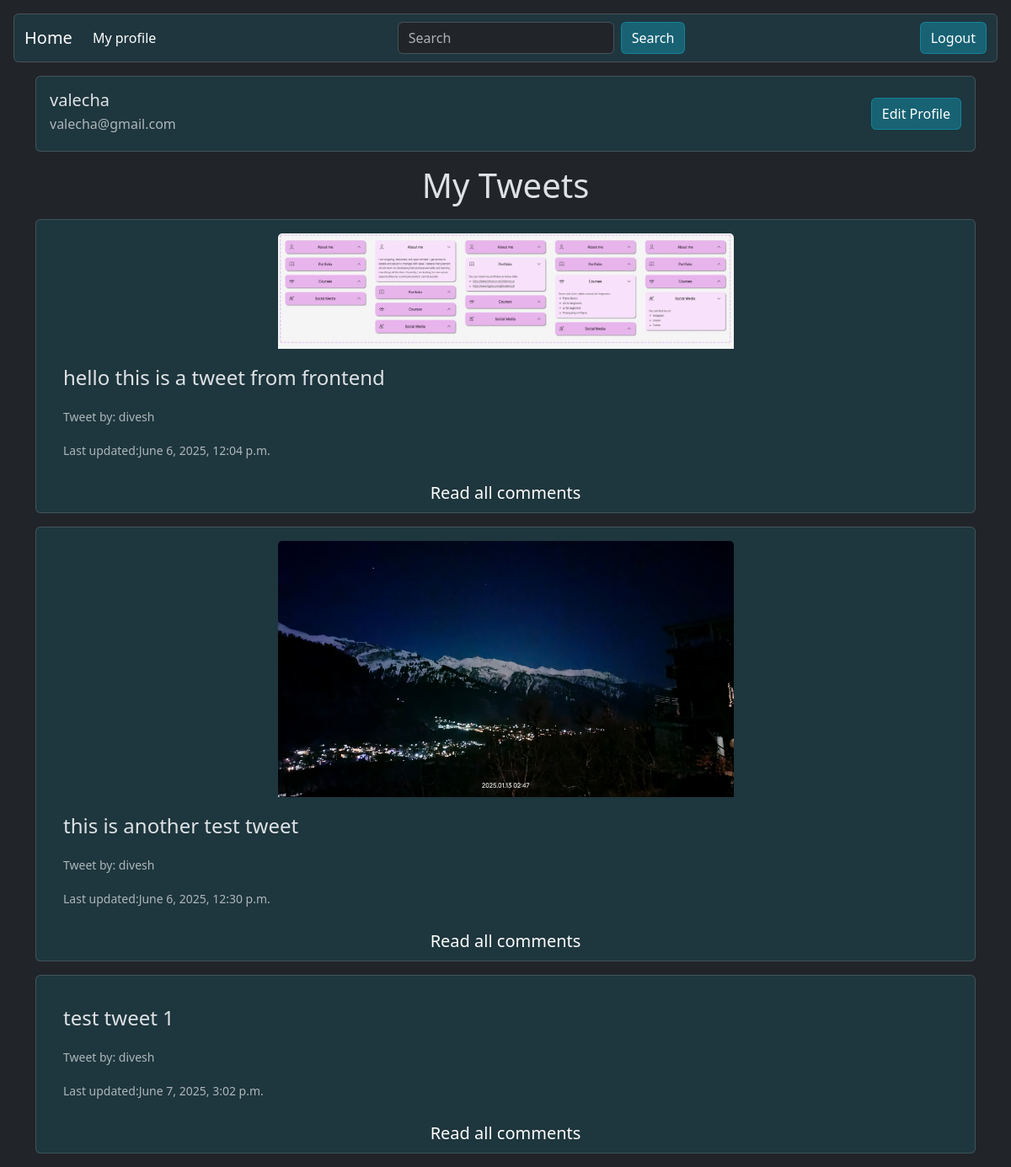
Before: /tweet/profile/valecha (signed in) with the older database file.
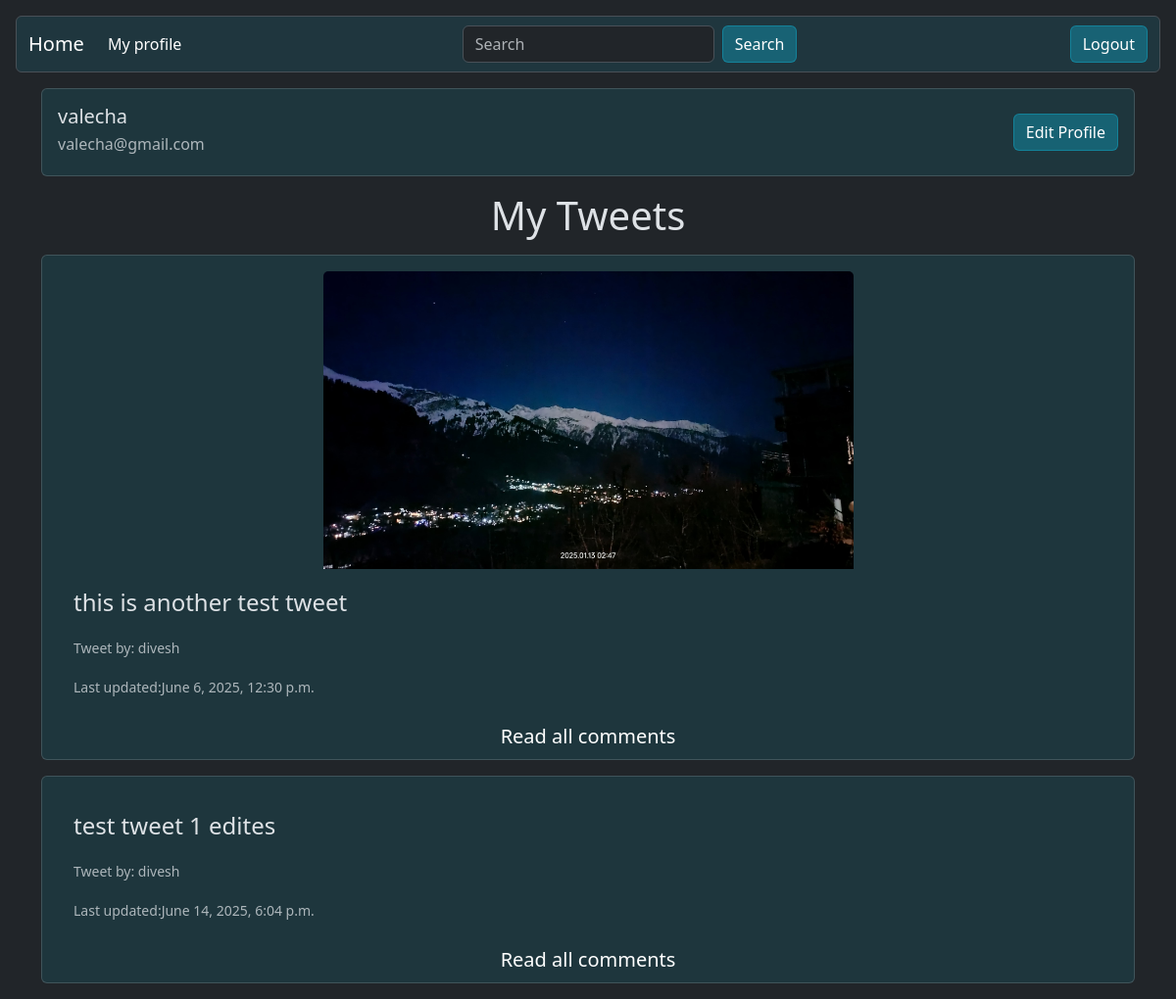
After: the same page with the newer database file.
### tweet/models.py (models this page shows, shortened)
class Tweet(models.Model):
    user = models.ForeignKey(User, on_delete = models.CASCADE)
    text = models.TextField(max_length=244)
    photo = models.ImageField(upload_to='photos/', blank=True, null= True)
    created_at = models.DateTimeField(auto_now_add=True)
    updated_at = models.DateTimeField(auto_now=True)

### tweet/views.py (the view)
# urls.py: path('profile/<str:username>', views.profile_view, name='profile_detail'),
def profile_view(request, username):
    user = get_object_or_404(User, username = username)
    results = Tweet.objects.filter(user = request.user)
    return render(request, 'profile_detail.html', {'user': user,
                                                   'tweets': results})

### tweet/templates/profile_detail.html (shortened to what this page needs)
{% extends "layout.html" %}
{% block content %}
<div class="card mx-auto bg-opacity-10 bg-info p-3">
    <div class="d-flex align-items-center gap-5 justify-content-between">
        <div class="d-flex align-items-center gap-5">
          <div>
            <h5 class="mb-1">{{user.username}}</h5>
            <p class="mb-1 text-muted">{{user.email}}</p>
          </div>
        </div>
        <a href="{% url "profile_edit" %}" class = "btn rounded text-white" style="background-color: rgba(13, 202, 240, 0.3); border: 1px solid rgba(13, 202, 240, 0.3);" >Edit Profile</a>
    </div>
</div>
<h1 class = "text-center my-3">My Tweets</h1>
{% for tweet in tweets %}
<div class="card mb-3 bg-info bg-opacity-10 p-3 pb-0 position-relative">
      {% if tweet.photo %}
      <img src="{{tweet.photo.url}}" class="card-img-top w-50 mx-auto d-block" alt="...">
      {% endif %}
    <div class="card-body">
        <p class="card-text fs-4">{{tweet.text}}</p>
        <p class="card-text"><small class="text-body-secondary">Tweet by: {{tweet.user.username}}</small></p>
        <p class="card-text"><small class="text-body-secondary">Last updated:{{tweet.updated_at}}</small></p>
    </div>
    <a href="{% url "tweet_detail" tweet.id %}" class="text-center text-decoration-none fs-5 py-2 text-white">Read all comments</a>
</div>
{% endfor %}
{% endblock%}

Changed rows visible on the page:
removed Tweet: photo (picture), text "hello this is a tweet from frontend", user.username "divesh", updated_at "June 6, 2025, 12:04 p.m."
changed Tweet: text "test tweet 1" → "test tweet 1 edites"; updated_at "June 7, 2025, 3:02 p.m." → "June 14, 2025, 6:04 p.m."
